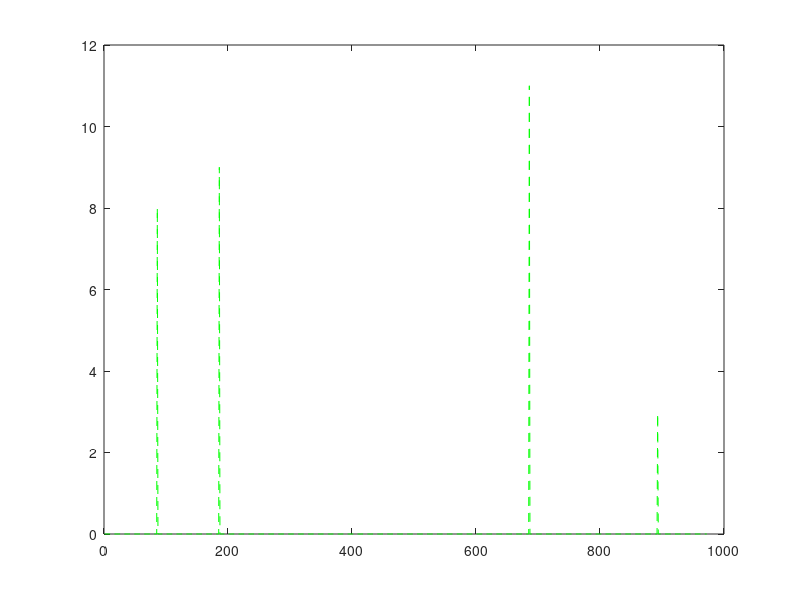
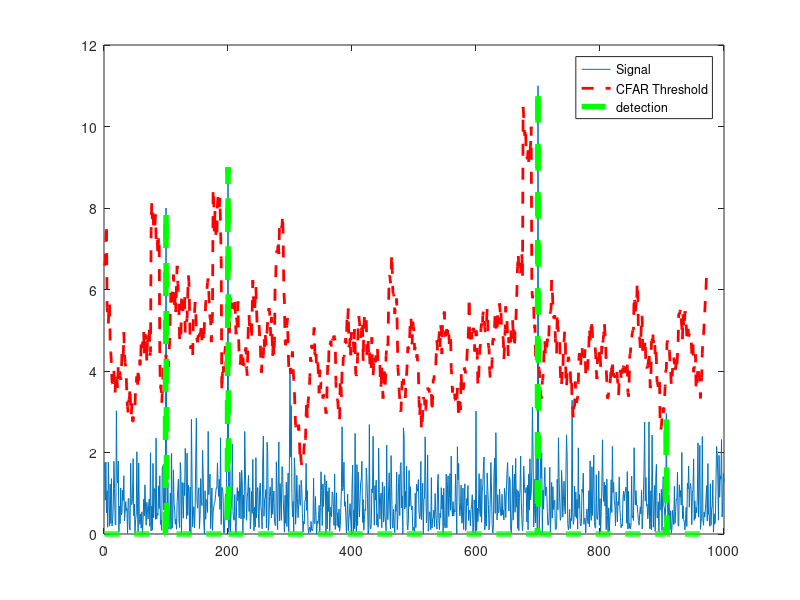

Here is the MATLAB script that generated these plots, in order:
% Steps to implement CFAR Algorithm: 
% 1. Define the number of training cells and guard cells
% 2. Start sliding the window one cell at a time across the complete FFT 1D array. Total window size should be: 2(T+G)+CUT
% 3. For each step, sum the signal (noise) within all the leading or lagging training cells
% 4. Average the sum to determine the noise threshold
% 5. Using an appropriate offset value scale the threshold
% 6. Now, measure the signal in the CUT, which is T+G+1 from the window starting point
% 7. Compare the signal measured in 5 against the threshold measured in 4
% 8. If the level of signal measured in CUT is smaller than the threshold measured, then assign 0 value to the signal within CUT.

close all;
% Number of data points
Ns = 1000;
s = randn(Ns,1);     %Random noise
s = abs(s)     % See the difference when absolute value is not taken.(Its drastic!!) 
s([100 200 300 700]) = [8 9 4 11];   % Let the targets be at these points 
% 99, 200, 300, 700 with respective amplitudes 8 9 4 11.
% plot(s);
% fft(s);
% figure(2)
% plot(s) 

% The plot above is same as the plot above What I mean is the time 
% and frequency domain responses have no distinction in this case
% as the signal is random signal which is not varying with time in
% the first case. 
% In other words, there's no need to calculate the FFT for the given 
% signal(as in step 2) as the signal itself represents the one in frequency 
% domain. 

% Lets apply the above steps
% Define Training and Guard Cells

G = 4;   %  Guard Cell count
T = 10;   %  Training Cell count
offset = 4; % Adds room above noise threshold for desired SNR
threshold_cfar = [];  % Threshold values Vector. 
signal_cfar = [];   % Final Signal Vector

for i = 1: Ns-2*G-2*T 
    CUT = s(i+G+T);   % Array indexing starts from 1 (not 0)
    signal_sum = sum(s(i+G+T+1:i+2*G+2*T)); % Sum of noise in all leading training cells

% for i = 1: Ns-G-T 
%     CUT = s(i+G+T);   % Array indexing starts from 1 (not 0)
%     signal_sum = sum(s(i:i+T-1));  % Sum of noise in all lagging training cells 
    threshold = signal_sum/T;
    threshold_scaled = threshold*offset;
    threshold_cfar = [threshold_cfar, {threshold_scaled}];
    signal_level = CUT-threshold_scaled;
    if (signal_level<0)
          CUT = 0;        
    end
        signal_cfar = [signal_cfar,{CUT}];
         
end

% figure(2);
plot(cell2mat(signal_cfar),'g--');    

figure,plot(s);
hold on,plot(cell2mat(circshift(threshold_cfar,G)),'r--','LineWidth',2)
hold on, plot (cell2mat(circshift(signal_cfar,(T+G))),'g--','LineWidth',4);
legend('Signal','CFAR Threshold','detection')
    
    
    
    
    
    
